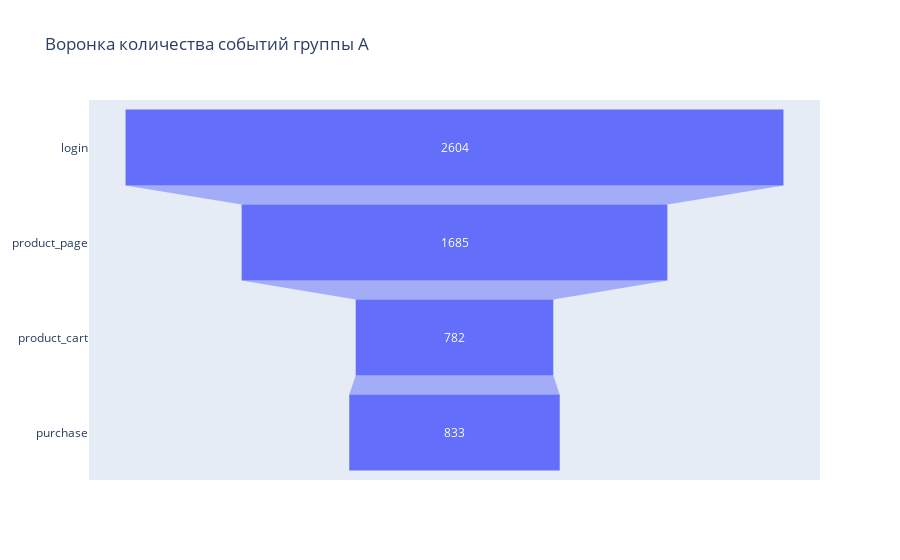

Here is the notebook cell this chart was saved with:
### Code cell
fig = go.Figure(
    go.Funnel(
       y=[
            'login',
            'product_page',
            'product_cart',
            'purchase'
        ],
        x=[event14a.query('event_name == "login"')['user_id'].nunique(), event14a.query('event_name == "product_page"')['user_id'].nunique(), event14a.query('event_name == "product_cart"')['user_id'].nunique(), event14a.query('event_name == "purchase"')['user_id'].nunique()]
    ))
fig.update_layout(title='Воронка количества событий группы А ')
fig.show()

### Figure 1 — Plotly figure (JSON) as saved in the notebook; plotly's stock layout.template omitted (floating-point values rounded to 4 significant figures)
{"data": [{"type": "funnel", "x": [2604, 1685, 782, 833], "y": ["login", "product_page", "product_cart", "purchase"]}], "layout": {"title": {"text": "Воронка количества событий группы А "}}}
